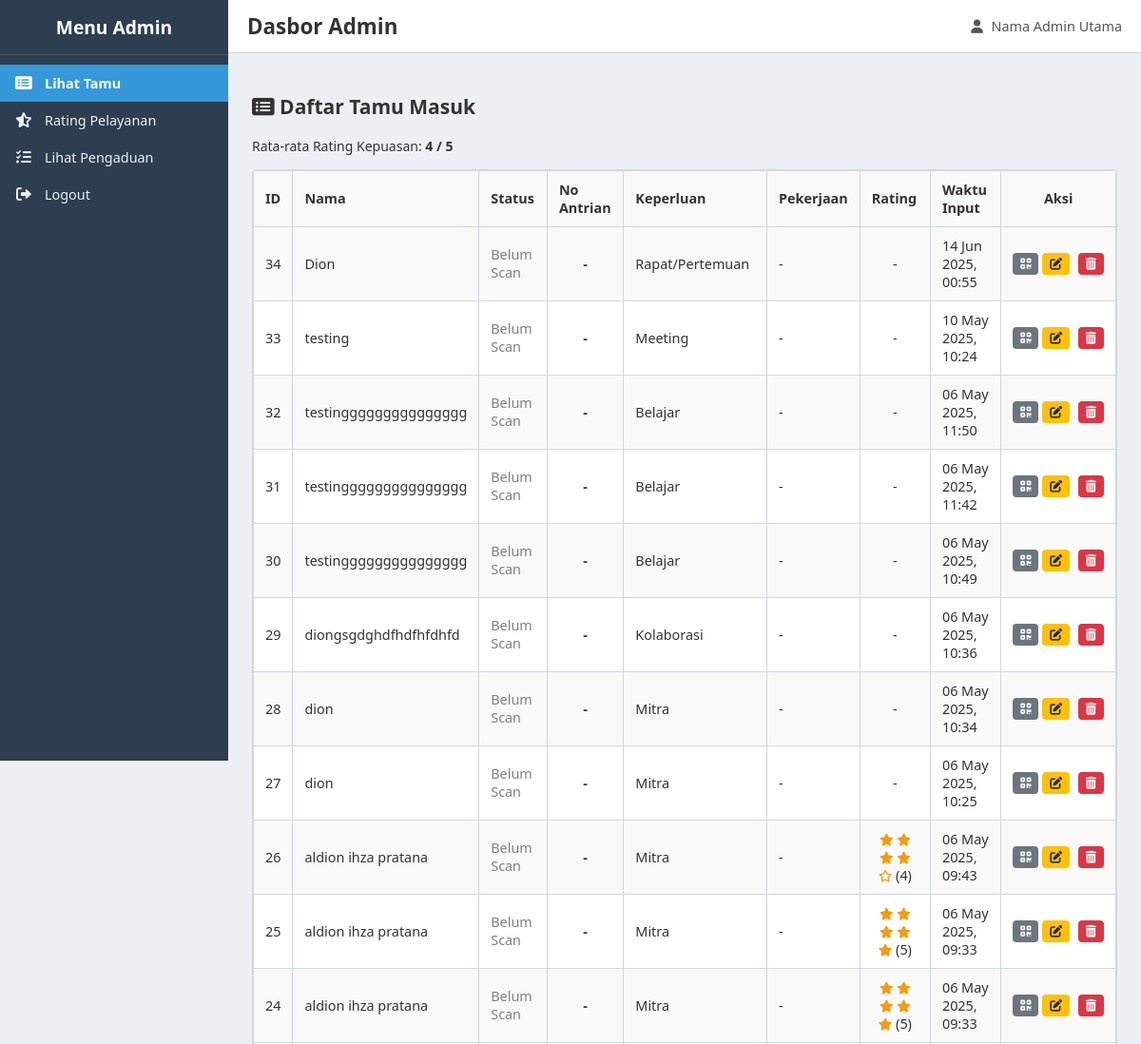
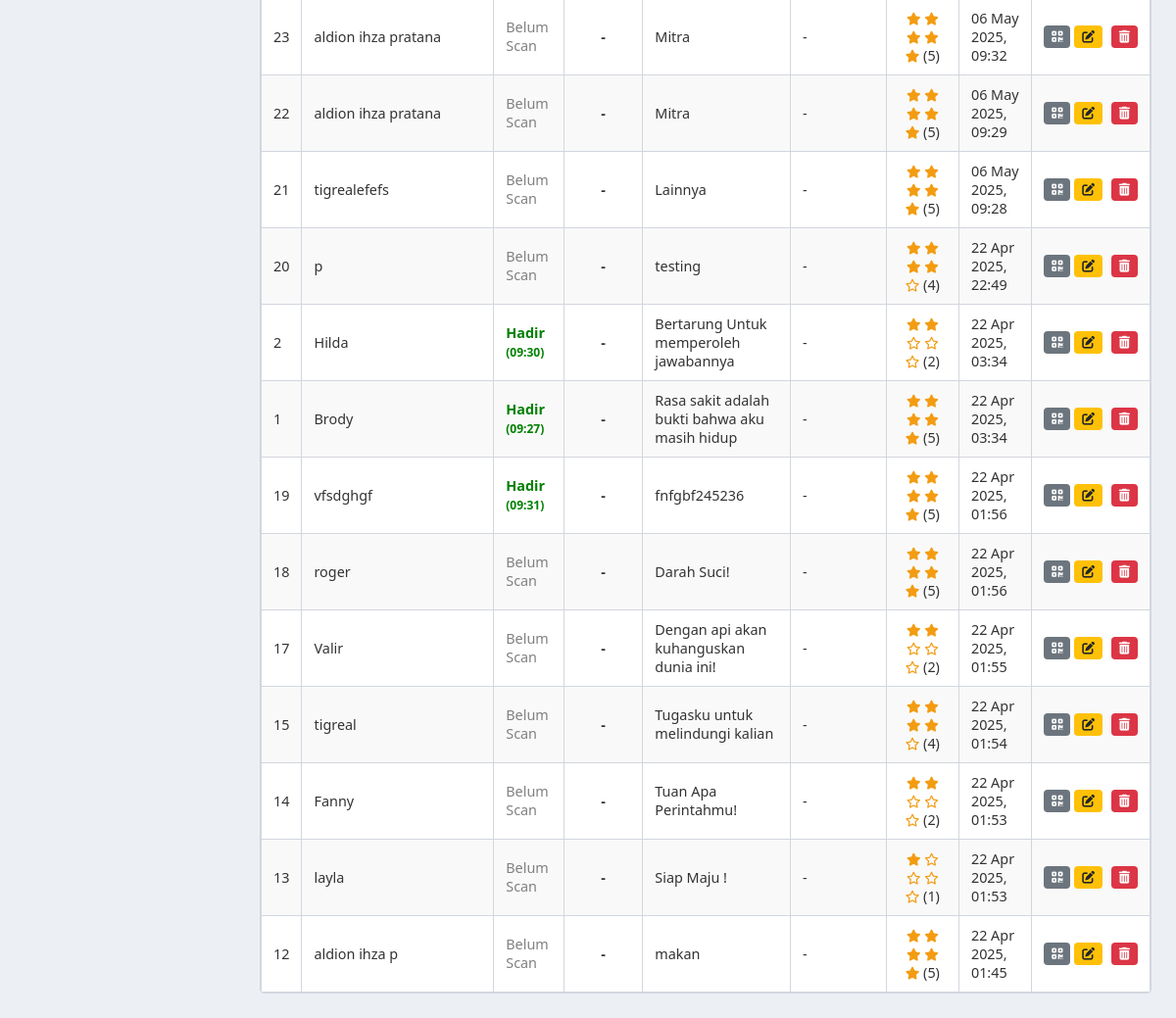
The page /admin_dashboard.php (signed in) on the database its author committed (2 pictures, top to bottom).
### tables this page shows
CREATE TABLE `tamu` (
  `id` int(11) NOT NULL,
  `nama` varchar(100) NOT NULL,
  `alamat` text DEFAULT NULL COMMENT 'Alamat tamu',
  `keperluan` text DEFAULT NULL COMMENT 'Keperluan kunjungan tamu',
  `pekerjaan` varchar(100) DEFAULT NULL,
  `no_telp` varchar(20) DEFAULT NULL COMMENT 'Nomor telepon tamu',
  `pesan` text NOT NULL,
  `rating` tinyint(4) NOT NULL COMMENT 'Rating kepuasan 1-5',
  `status_kehadiran` varchar(20) DEFAULT NULL COMMENT 'Status (e.g., Hadir)',
  `waktu_scan_masuk` datetime DEFAULT NULL COMMENT 'Waktu saat QR di-scan',
  `no_antrian_hari_ini` int(11) DEFAULT NULL,
  `tanggal_antrian` date DEFAULT NULL,
  `waktu_input` timestamp NOT NULL DEFAULT current_timestamp()
);

### admin_dashboard.php (the view, shortened to what this page needs)
<?php
require_once 'koneksi.php';
$page = isset($_GET['page']) ? $_GET['page'] : 'lihat_tamu';
$pesan_error_global = '';
$query_tamu = null;
$rata_rata_rating = 'N/A';
if (!$koneksi) {
    $pesan_error_global = "Koneksi database gagal.";
} else {
    if ($page == 'lihat_tamu' || $page == '') {
        $sql_tamu = "SELECT id, nama, alamat, keperluan, pekerjaan, no_telp, pesan, rating, waktu_input, status_kehadiran, waktu_scan_masuk, no_antrian_hari_ini, tanggal_antrian
                     FROM tamu ORDER BY waktu_input DESC";
        $query_tamu = mysqli_query($koneksi, $sql_tamu);
        $sql_avg_rating = "SELECT AVG(rating) as rata_rata FROM tamu WHERE rating IS NOT NULL AND rating > 0 AND rating <= 5";
        $query_avg = mysqli_query($koneksi, $sql_avg_rating);
        if ($query_avg) {
            $avg_rating_data = mysqli_fetch_assoc($query_avg);
            $rata_rata_rating = ($avg_rating_data && $avg_rating_data['rata_rata'] !== null) ? round($avg_rating_data['rata_rata'], 1) : 'N/A';
        } else { $pesan_error_global .= " Gagal mengambil rata-rata rating."; }
    }
}
?>
<!DOCTYPE html>
<html lang="id">
<head>
    <link rel="stylesheet" href="style.css">
    <link rel="stylesheet" href="https://cdnjs.cloudflare.com/ajax/libs/font-awesome/6.0.0-beta3/css/all.min.css">
</head>
<body class="admin-body">
    <div class="admin-wrapper">
        <aside class="admin-sidebar">
            <div class="sidebar-header"><h3>Menu Admin</h3></div>
            <nav class="sidebar-nav">
                <ul>
                    <li class="<?php echo ($page == 'lihat_tamu' || $page == '') ? 'active' : ''; ?>"><a href="admin_dashboard.php?page=lihat_tamu"><i class="fas fa-list-alt"></i> <span class="menu-text">Lihat Tamu</span></a></li>
                    <li class="<?php echo ($page == 'rating') ? 'active' : ''; ?>"><a href="admin_dashboard.php?page=rating"><i class="fas fa-star-half-alt"></i> <span class="menu-text">Rating Pelayanan</span></a></li>
                    <li class="<?php echo ($page == 'lihat_pengaduan') ? 'active' : ''; ?>"> <a href="admin_dashboard.php?page=lihat_pengaduan"><i class="fas fa-list-check"></i> <span class="menu-text">Lihat Pengaduan</span></a></li>
                    <li><a href="logout.php"><i class="fas fa-sign-out-alt"></i> <span class="menu-text">Logout</span></a></li>
                </ul>
            </nav>
        </aside>
        <main class="admin-content">
            <header class="admin-content-header">
                <h1>Dasbor Admin</h1>
                <div class="admin-info"><span><i class="fas fa-user"></i> <?php echo htmlspecialchars($_SESSION['nama_lengkap'] ?? $_SESSION['username']); ?></span></div>
            </header>
            <div class="content-area">
                <?php
                switch ($page) {
                        ?>
                        <?php
                    case 'lihat_tamu':
                    default:
                        ?>
                        <h2><i class="fas fa-list-alt"></i> Daftar Tamu Masuk</h2>
                        <p>Rata-rata Rating Kepuasan: <strong><?php echo $rata_rata_rating; ?> / 5</strong></p>
                        <div class="table-responsive">
                            <table>
                                <thead>
                                    <tr>
                                        <th>ID</th><th>Nama</th><th>Status</th><th>No Antrian</th>
                                        <th>Keperluan</th><th>Pekerjaan</th><th>Rating</th>
                                        <th>Waktu Input</th><th>Aksi</th>
                                    </tr>
                                </thead>
                                <tbody>
                                    <?php if ($query_tamu && mysqli_num_rows($query_tamu) > 0): ?>
                                        <?php while($tamu = mysqli_fetch_assoc($query_tamu)):
                                            $statusClass = (!empty($tamu['status_kehadiran']) && $tamu['status_kehadiran'] == 'Hadir') ? 'status-hadir' : 'status-belum';
                                            $statusText = ($statusClass == 'status-hadir') ? 'Hadir' : 'Belum Scan';
                                            $no_antrian_display = '-';
                                            $qrDataTamu = "ID Tamu: " . $tamu['id'] . "\nNama: " . htmlspecialchars($tamu['nama']) . "\nPekerjaan: " . htmlspecialchars($tamu['pekerjaan'] ?? '-') ."\nWaktu: " . date('d/m/Y H:i', strtotime($tamu['waktu_input'])) . "\n";
                                            if (!empty($tamu['keperluan'])) $qrDataTamu .= "Keperluan: " . htmlspecialchars($tamu['keperluan']);
                                            $nama_tamu_bersih_untuk_file = preg_replace('/[^A-Za-z0-9_\-]/', '_', $tamu['nama']);
                                            $namaFileQr = 'QRCode_Tamu_' . $tamu['id'] . '_' . $nama_tamu_bersih_untuk_file . '.png';
                                        ?>
                                        <tr>
                                            <td><?php echo $tamu['id']; ?></td>
                                            <td><?php echo htmlspecialchars($tamu['nama']); ?></td>
                                            <td class="<?php echo $statusClass; ?>">
                                                <?php echo $statusText; ?>
                                                <?php if($statusClass == 'status-hadir' && !empty($tamu['waktu_scan_masuk'])): ?>
                                                    <br><small>(<?php echo date('H:i', strtotime($tamu['waktu_scan_masuk'])); ?>)</small>
                                                <?php endif; ?>
                                            </td>
                                            <td style="text-align: center; font-weight: bold;"><?php echo $no_antrian_display; ?></td>
                                            <td><?php echo htmlspecialchars($tamu['keperluan'] ?? '-'); ?></td>
                                            <td><?php echo htmlspecialchars($tamu['pekerjaan'] ?? '-'); ?></td>
                                            <td class="rating-stars-small" style="text-align:center;">
                                                <?php if (!empty($tamu['rating'])): ?>
                                                    <?php for($i_star = 1; $i_star <= 5; $i_star++): ?>
                                                        <i class="fa<?php echo ($i_star <= $tamu['rating']) ? 's' : 'r'; ?> fa-star"></i>
                                                    <?php endfor; ?>
                                                    (<?php echo $tamu['rating']; ?>)
                                                <?php else: echo '-'; endif; ?>
                                            </td>
                                            <td><?php echo date('d M Y, H:i', strtotime($tamu['waktu_input'])); ?></td>
                                            <td style="white-space: nowrap;">
                                                 <button type="button" class="btn btn-secondary btn-sm btn-view-qr"
                                                         data-qrdata="<?php echo htmlspecialchars($qrDataTamu); ?>"
                                                         data-filename="<?php echo htmlspecialchars($namaFileQr); ?>"
                                                         data-namatamu="<?php echo htmlspecialchars($tamu['nama']); ?>"
                                                         title="Lihat QR">
                                                     <i class="fas fa-qrcode"></i>
                                                 </button>
                                                 <button type="button" class="btn btn-warning btn-sm btn-edit-tamu"
                                                    data-id="<?php echo $tamu['id'];?>"
                                                    data-nama="<?php echo htmlspecialchars($tamu['nama']);?>"
                                                    data-alamat="<?php echo htmlspecialchars($tamu['alamat']??'');?>"
                                                    data-keperluan="<?php echo htmlspecialchars($tamu['keperluan']??'');?>"
                                                    data-pekerjaan="<?php echo htmlspecialchars($tamu['pekerjaan']??'');?>"
                                                    data-notelp="<?php echo htmlspecialchars($tamu['no_telp']??'');?>"
                                                    data-rating="<?php echo htmlspecialchars($tamu['rating']??'');?>"
                                                    title="Edit Data Tamu">
                                                     <i class="fas fa-edit"></i>
                                                 </button>
                                                 <form action="hapus_tamu.php" method="post"
                                                       onsubmit="return confirm('Yakin hapus tamu \'<?php echo htmlspecialchars(addslashes($tamu['nama'])); ?>\' (ID: <?php echo $tamu['id']; ?>)?');"
                                                       style="display:inline; margin-left: 5px;">
                                                     <button type="submit" name="hapus" class="btn btn-hapus btn-sm" title="Hapus">
                                                         <i class="fas fa-trash-alt"></i>
                                                     </button>
                                                 </form>
                                            </td>
                                        </tr>
                                        <?php endwhile; ?>
                                    <?php else: ?>
                                        <tr><td colspan="9" style="text-align: center;">Belum ada data tamu.</td></tr>
                                    <?php endif; ?>
                                </tbody>
                            </table>
                        </div>
                        <?php
                        break;
                }
                ?>
            </div>
        </main>
    </div>
</body>
</html>

### style.css (style rules this page uses)
:root { --sidebar-bg: #2c3e50; --sidebar-text-color: #ecf0f1; --sidebar-active-bg: #3498db; --sidebar-hover-bg: #34495e; --header-bg: #ffffff; --header-text-color: #333; --content-bg: #ecf0f5; --border-color: #d2d6de; --star-color: #f39c12; --link-color: #3498db; }
body.admin-body { margin: 0; font-family: 'Segoe UI', Tahoma, Geneva, Verdana, sans-serif; background-color: var(--content-bg); font-size: 14px; color: #333; }
* { box-sizing: border-box; }
a { color: var(--link-color); text-decoration: none; }
.admin-wrapper { display: flex; min-height: 100vh; }
.admin-sidebar { width: 240px; flex-shrink: 0; background-color: var(--sidebar-bg); color: var(--sidebar-text-color); height: 100vh; position: sticky; top: 0; transition: left 0.3s ease-in-out; overflow-y: auto; z-index: 1010; }
.sidebar-header { padding: 15px; text-align: center; border-bottom: 1px solid rgba(255, 255, 255, 0.1); }
.sidebar-header h3 { margin: 0; color: #fff; font-size: 1.2rem; }
.sidebar-nav ul { list-style: none; padding: 10px 0; margin: 0; }
.sidebar-nav li a { display: flex; align-items: center; padding: 10px 15px; color: var(--sidebar-text-color); transition: background-color 0.2s ease, color 0.2s ease; font-size: 0.9rem; text-decoration: none; }
.sidebar-nav li a i { margin-right: 12px; width: 20px; text-align: center; font-size: 1.1em; }
.sidebar-nav li.active > a { background-color: var(--sidebar-active-bg); color: #fff; font-weight: 600; }
.admin-content { flex-grow: 1; }
.admin-content-header { display: flex; align-items: center; padding: 12px 20px; background-color: var(--header-bg); border-bottom: 1px solid var(--border-color); position: sticky; top: 0; z-index: 1000; min-height: 50px; }
.admin-content-header h1 { margin: 0; flex-grow: 1; font-size: 1.4rem; color: var(--header-text-color); }
.admin-info { margin-left: auto; font-size: 0.9rem; color: #555; }
.admin-info i { margin-right: 5px; }
.content-area { padding: 25px; }
.btn { padding: 8px 15px; border: none; border-radius: 4px; cursor: pointer; font-size: 0.9rem; text-decoration: none; display: inline-block; text-align: center; transition: background-color 0.2s ease; }
.btn-secondary { background-color: #6c757d; color: white; }
.btn-danger, .btn-hapus { background-color: #dc3545; color: white; }
.btn-warning { background-color: #ffc107; color: #212529; }
.btn-sm { padding: 4px 8px; font-size: 0.8rem; }
.table-responsive { overflow-x: auto; margin-top: 15px; background-color: #fff; border: 1px solid var(--border-color); border-radius: 4px; }
table { width: 100%; border-collapse: collapse; }
th, td { border: 1px solid var(--border-color); padding: 10px 12px; text-align: left; vertical-align: middle; font-size: 0.9rem; }
th { background-color: #f8f9fa; font-weight: 600; }
tbody tr:nth-child(odd) { background-color: #f9f9f9; }
.rating-stars i, .rating-stars-small i { color: var(--star-color); }
.rating-stars-small i { font-size: 0.9em; }
.status-hadir { color: green; font-weight: bold; }
.status-belum { color: grey; }
.table-responsive th:last-child, .table-responsive td:last-child { width: auto; white-space: nowrap; text-align: center; }

### rows shown on the page
tamu: id "34", nama "Dion", status_kehadiran "Belum Scan", no_antrian_display "-", keperluan "Rapat/Pertemuan", pekerjaan "-", waktu_input "14 Jun 2025, 00:55"
tamu: id "33", nama "testing", status_kehadiran "Belum Scan", no_antrian_display "-", keperluan "Meeting", pekerjaan "-", waktu_input "10 May 2025, 10:24"
tamu: id "32", nama "testinggggggggggggggg", status_kehadiran "Belum Scan", no_antrian_display "-", keperluan "Belajar", pekerjaan "-", waktu_input "06 May 2025, 11:50"
tamu: id "31", nama "testinggggggggggggggg", status_kehadiran "Belum Scan", no_antrian_display "-", keperluan "Belajar", pekerjaan "-", waktu_input "06 May 2025, 11:42"
tamu: id "30", nama "testinggggggggggggggg", status_kehadiran "Belum Scan", no_antrian_display "-", keperluan "Belajar", pekerjaan "-", waktu_input "06 May 2025, 10:49"
tamu: id "29", nama "diongsgdghdfhdfhfdhfd", status_kehadiran "Belum Scan", no_antrian_display "-", keperluan "Kolaborasi", pekerjaan "-", waktu_input "06 May 2025, 10:36"
tamu: id "28", nama "dion", status_kehadiran "Belum Scan", no_antrian_display "-", keperluan "Mitra", pekerjaan "-", waktu_input "06 May 2025, 10:34"
tamu: id "27", nama "dion", status_kehadiran "Belum Scan", no_antrian_display "-", keperluan "Mitra", pekerjaan "-", waktu_input "06 May 2025, 10:25"
tamu: id "26", nama "aldion ihza pratana", status_kehadiran "Belum Scan", no_antrian_display "-", keperluan "Mitra", pekerjaan "-", rating "4", waktu_input "06 May 2025, 09:43"
tamu: id "25", nama "aldion ihza pratana", status_kehadiran "Belum Scan", no_antrian_display "-", keperluan "Mitra", pekerjaan "-", rating "5", waktu_input "06 May 2025, 09:33"
tamu: id "24", nama "aldion ihza pratana", status_kehadiran "Belum Scan", no_antrian_display "-", keperluan "Mitra", pekerjaan "-", rating "5", waktu_input "06 May 2025, 09:33"
tamu: id "23", nama "aldion ihza pratana", status_kehadiran "Belum Scan", no_antrian_display "-", keperluan "Mitra", pekerjaan "-", rating "5", waktu_input "06 May 2025, 09:32"
tamu: id "22", nama "aldion ihza pratana", status_kehadiran "Belum Scan", no_antrian_display "-", keperluan "Mitra", pekerjaan "-", rating "5", waktu_input "06 May 2025, 09:29"
tamu: id "21", nama "tigrealefefs", status_kehadiran "Belum Scan", no_antrian_display "-", keperluan "Lainnya", pekerjaan "-", rating "5", waktu_input "06 May 2025, 09:28"
tamu: id "20", nama "p", status_kehadiran "Belum Scan", no_antrian_display "-", keperluan "testing", pekerjaan "-", rating "4", waktu_input "22 Apr 2025, 22:49"
tamu: id "2", nama "Hilda", status_kehadiran "Hadir", waktu_scan_masuk "09:30", no_antrian_display "-", keperluan "Bertarung Untuk memperoleh jawabannya", pekerjaan "-", rating "2", waktu_input "22 Apr 2025, 03:34"
tamu: id "1", nama "Brody", status_kehadiran "Hadir", waktu_scan_masuk "09:27", no_antrian_display "-", keperluan "Rasa sakit adalah bukti bahwa aku masih hidup", pekerjaan "-", rating "5", waktu_input "22 Apr 2025, 03:34"
tamu: id "19", nama "vfsdghgf", status_kehadiran "Hadir", waktu_scan_masuk "09:31", no_antrian_display "-", keperluan "fnfgbf245236", pekerjaan "-", rating "5", waktu_input "22 Apr 2025, 01:56"
tamu: id "18", nama "roger", status_kehadiran "Belum Scan", no_antrian_display "-", keperluan "Darah Suci!", pekerjaan "-", rating "5", waktu_input "22 Apr 2025, 01:56"
tamu: id "17", nama "Valir", status_kehadiran "Belum Scan", no_antrian_display "-", keperluan "Dengan api akan kuhanguskan dunia ini!", pekerjaan "-", rating "2", waktu_input "22 Apr 2025, 01:55"
tamu: id "15", nama "tigreal", status_kehadiran "Belum Scan", no_antrian_display "-", keperluan "Tugasku untuk melindungi kalian", pekerjaan "-", rating "4", waktu_input "22 Apr 2025, 01:54"
tamu: id "14", nama "Fanny", status_kehadiran "Belum Scan", no_antrian_display "-", keperluan "Tuan Apa Perintahmu!", pekerjaan "-", rating "2", waktu_input "22 Apr 2025, 01:53"
tamu: id "13", nama "layla", status_kehadiran "Belum Scan", no_antrian_display "-", keperluan "Siap Maju !", pekerjaan "-", rating "1", waktu_input "22 Apr 2025, 01:53"
tamu: id "12", nama "aldion ihza p", status_kehadiran "Belum Scan", no_antrian_display "-", keperluan "makan", pekerjaan "-", rating "5", waktu_input "22 Apr 2025, 01:45"

### other values the page prints
$_SESSION['nama_lengkap'] "Nama Admin Utama"
$rata_rata_rating "4"
